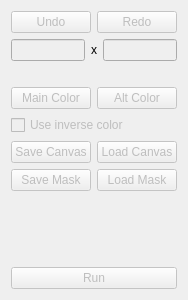
<?xml version="1.0" encoding="UTF-8"?>
<ui version="4.0">
 <class>Sidebar</class>
 <widget class="QWidget" name="Sidebar">
  <property name="geometry">
   <rect>
    <x>0</x>
    <y>0</y>
    <width>183</width>
    <height>300</height>
   </rect>
  </property>
  <property name="sizePolicy">
   <sizepolicy hsizetype="Fixed" vsizetype="Minimum">
    <horstretch>0</horstretch>
    <verstretch>0</verstretch>
   </sizepolicy>
  </property>
  <property name="windowTitle">
   <string>Form</string>
  </property>
  <layout class="QVBoxLayout" name="verticalLayout_2">
   <property name="sizeConstraint">
    <enum>QLayout::SetMinimumSize</enum>
   </property>
   <item>
    <layout class="QVBoxLayout" name="verticalLayout">
     <property name="sizeConstraint">
      <enum>QLayout::SetDefaultConstraint</enum>
     </property>
     <item>
      <layout class="QHBoxLayout" name="horizontalLayout">
       <item>
        <widget class="QPushButton" name="undoBtn">
         <property name="enabled">
          <bool>false</bool>
         </property>
         <property name="text">
          <string>Undo</string>
         </property>
         <property name="checkable">
          <bool>false</bool>
         </property>
         <property name="autoDefault">
          <bool>false</bool>
         </property>
         <property name="default">
          <bool>false</bool>
         </property>
         <property name="flat">
          <bool>false</bool>
         </property>
        </widget>
       </item>
       <item>
        <widget class="QPushButton" name="redoBtn">
         <property name="enabled">
          <bool>false</bool>
         </property>
         <property name="text">
          <string>Redo</string>
         </property>
        </widget>
       </item>
      </layout>
     </item>
     <item>
      <layout class="QHBoxLayout" name="horizontalLayout_2">
       <item>
        <widget class="QLineEdit" name="canvasXSizeLe">
         <property name="enabled">
          <bool>false</bool>
         </property>
         <property name="cursorMoveStyle">
          <enum>Qt::LogicalMoveStyle</enum>
         </property>
        </widget>
       </item>
       <item>
        <widget class="QLabel" name="label">
         <property name="text">
          <string>x</string>
         </property>
        </widget>
       </item>
       <item>
        <widget class="QLineEdit" name="canvasYSizeLe">
         <property name="enabled">
          <bool>false</bool>
         </property>
        </widget>
       </item>
      </layout>
     </item>
     <item>
      <layout class="QHBoxLayout" name="horizontalLayout_6">
       <item>
        <widget class="QLabel" name="mainColorLabel">
         <property name="minimumSize">
          <size>
           <width>0</width>
           <height>0</height>
          </size>
         </property>
         <property name="text">
          <string/>
         </property>
        </widget>
       </item>
       <item>
        <widget class="QLabel" name="altColorLabel">
         <property name="text">
          <string/>
         </property>
        </widget>
       </item>
      </layout>
     </item>
     <item>
      <layout class="QHBoxLayout" name="horizontalLayout_5">
       <item>
        <widget class="QPushButton" name="mainColorBtn">
         <property name="enabled">
          <bool>false</bool>
         </property>
         <property name="text">
          <string>Main Color</string>
         </property>
        </widget>
       </item>
       <item>
        <widget class="QPushButton" name="altColorBtn">
         <property name="enabled">
          <bool>false</bool>
         </property>
         <property name="text">
          <string>Alt Color</string>
         </property>
        </widget>
       </item>
      </layout>
     </item>
     <item>
      <widget class="QCheckBox" name="invertColorCBox">
       <property name="enabled">
        <bool>false</bool>
       </property>
       <property name="text">
        <string>Use inverse color</string>
       </property>
      </widget>
     </item>
     <item>
      <layout class="QHBoxLayout" name="horizontalLayout_3">
       <item>
        <widget class="QPushButton" name="saveCanvasBtn">
         <property name="enabled">
          <bool>false</bool>
         </property>
         <property name="text">
          <string>Save Canvas</string>
         </property>
        </widget>
       </item>
       <item>
        <widget class="QPushButton" name="loadCanvasBtn">
         <property name="enabled">
          <bool>false</bool>
         </property>
         <property name="text">
          <string>Load Canvas</string>
         </property>
        </widget>
       </item>
      </layout>
     </item>
     <item>
      <layout class="QHBoxLayout" name="horizontalLayout_4">
       <item>
        <widget class="QPushButton" name="saveMaskBtn">
         <property name="enabled">
          <bool>false</bool>
         </property>
         <property name="text">
          <string>Save Mask</string>
         </property>
        </widget>
       </item>
       <item>
        <widget class="QPushButton" name="loadMaskBtn">
         <property name="enabled">
          <bool>false</bool>
         </property>
         <property name="text">
          <string>Load Mask</string>
         </property>
        </widget>
       </item>
      </layout>
     </item>
     <item>
      <spacer name="verticalSpacer">
       <property name="orientation">
        <enum>Qt::Vertical</enum>
       </property>
       <property name="sizeHint" stdset="0">
        <size>
         <width>0</width>
         <height>0</height>
        </size>
       </property>
      </spacer>
     </item>
     <item>
      <widget class="QPushButton" name="runBtn">
       <property name="enabled">
        <bool>false</bool>
       </property>
       <property name="text">
        <string>Run</string>
       </property>
      </widget>
     </item>
    </layout>
   </item>
  </layout>
 </widget>
 <resources/>
 <connections/>
</ui>
